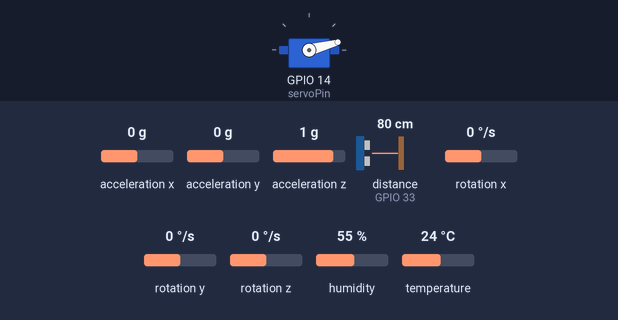
Bench run of a program on a simulated ESP32. Parts: servo. The test bench sets the inputs (shaded band); at power-on: acceleration x 0 g, acceleration y 0 g, acceleration z 1 g, distance to the obstacle (sensor on GPIO 33) 80 cm, rotation x 0 °/s, rotation y 0 °/s, rotation z 0 °/s, humidity 55 %, temperature 24 °C. The echo pulse lasts 58.3 µs per cm; WiFi joins after 1.5 s; servers stay silent unless stated; uploads are accepted with an empty reply; what the program prints to the serial monitor is not drawn.

Above: at 2.05 s.
At 4.2 s:
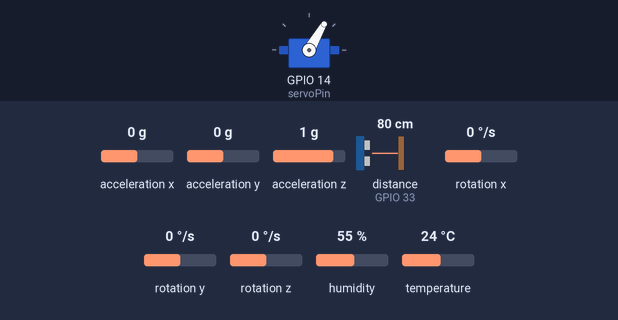
At 6.7 s:
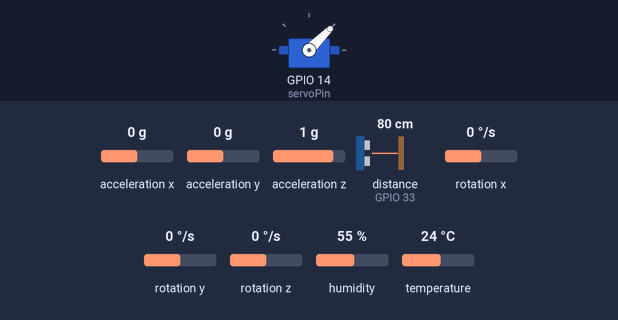
At 11.8 s:
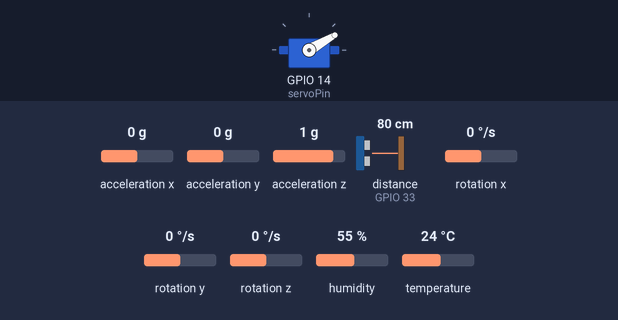
Timing chart, 0 to 14.9 s (numbered marks = the images above):
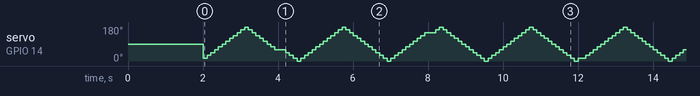

The program:

main.cpp
```cpp
#include <Arduino.h>
#include <ESP32Servo.h>
#include <HCSR04.h>
#include "MPU6050.h"
#include <Adafruit_Sensor.h>
#include <DHT.h>
#include <WiFi.h>
#include <HTTPClient.h>

#define DHTPIN 18     // Pin de datos para el DHT11
#define DHTTYPE DHT11 // Tipo de sensor, puedes cambiar por DHT22
#define SECRET_SSID "POCO F5 Pro"
#define SECRET_PASS "necesitados"

///////please enter your sensitive data in the Secret tab/arduino_secrets.h
/////// WiFi Settings ///////
char ssid[] = SECRET_SSID;
char pass[] = SECRET_PASS;

float humedad;
float temperaturaC;
float temperaturaF;
float sensacionC;
float sensacionF;
float distance = -1;

int servoPin = 14;
int trigPin = 32;
int echoPin = 33;
int sdaPin = 21;
int sclPin = 22;
int16_t ax, ay, az;

Servo servo;
UltraSonicDistanceSensor distanceSensor(trigPin, echoPin);
MPU6050 mpu;
DHT sensorDHT(DHTPIN, DHTTYPE); // Crear el objeto de tipo DHT

String serverAddress = "https://iot-backend-production.up.railway.app/update"; // server address

int status = WL_IDLE_STATUS;
int count = 0;

unsigned long previousMillisServo = 0; // Almacena el último tiempo registrado
unsigned long previousMillisMPU = 0;   // Almacena el último tiempo registrado
unsigned long previousMillisDHT = 0;   // Almacena el último tiempo registrado
unsigned long previousMillisWS = 0;
const unsigned long intervalServo = 100;
const unsigned long intervalMPU = 100;
const unsigned long intervalDHT = 100;
const unsigned long intervalWS = 4000;
unsigned int servoPos = 0;
int incremento = 15;

// put function declarations here:
void updateServoPos();
void readAccel();
void temperatureSensor();
void sendDataToWS();

void setup()
{
  // put your setup code here, to run once:
  Serial.begin(9600);
  WiFi.mode(WIFI_STA);
  WiFi.begin(ssid, pass);
  Serial.print("Connecting to WiFi ..");
  while (WiFi.status() != WL_CONNECTED)
  {
    Serial.print('.');
    delay(1000);
  }
  Serial.println(WiFi.localIP());

  Wire.begin();
  sensorDHT.begin();

  // Allow allocation of all timers
  ESP32PWM::allocateTimer(0);
  ESP32PWM::allocateTimer(1);
  ESP32PWM::allocateTimer(2);
  ESP32PWM::allocateTimer(3);
  servo.setPeriodHertz(50); // standard 50 hz servo
  servo.attach(servoPin, 1000, 2000);
  mpu.initialize();
}

void loop()
{
  // put your main code here, to run repeatedly:
  updateServoPos();
  readAccel();
  temperatureSensor();
  sendDataToWS();
}

void sendDataToWS()
{
  unsigned long currentMillisWS = millis();
  if (currentMillisWS - previousMillisWS >= intervalWS)
  {
    previousMillisWS = currentMillisWS; // Actualiza el tiempo anterior
    Serial.println("Sending data to WS");
    HTTPClient http;
    String serverPath = serverAddress + "?temp=" + String(temperaturaC) + "&ax=" + String(ax) + "&ay=" + String(ay) + "&az=" + String(az) + "&servo=" + String(servoPos) + "&ultra=" + String(distance);
    // Your Domain name with URL path or IP address with path
    http.begin(serverPath.c_str());

    // Send HTTP GET request
    int httpResponseCode = http.GET();
    // Free resources
    http.end();
  }
}

void readAccel()
{
  unsigned long currentMillis = millis();

  if (currentMillis - previousMillisMPU >= intervalMPU)
  {
    previousMillisMPU = currentMillis; // Actualiza el tiempo anterior
    mpu.getAcceleration(&ax, &ay, &az);
    // Serial.print("a/g:\t");
    // Serial.print(ax);
    // Serial.print("\t");
    // Serial.print(ay);
    // Serial.print("\t");
    // Serial.println(az);
  }
}

void temperatureSensor()
{

  unsigned long currentMillis = millis();

  if (currentMillis - previousMillisDHT >= intervalDHT)
  {
    previousMillisDHT = currentMillis; // Actualiza el tiempo anterior

    // Lectura de sensores
    // float humedad = sensorDHT.readHumidity();
    temperaturaC = sensorDHT.readTemperature();
    // float temperaturaF = sensorDHT.readTemperature(true);

    // Verifica si las lecturas son válidas
    if (isnan(temperaturaC))
    {
      Serial.println("Error en la lectura del sensor");
      return; // Reinicia el loop si hay un error
    }

    // Calcula la sensación térmica
    // float sensacionC = sensorDHT.computeHeatIndex(temperaturaC, humedad, false);
    // float sensacionF = sensorDHT.computeHeatIndex(temperaturaF, humedad);

    // Imprime los resultados
    // Serial.print("Temperatura: ");
    // Serial.print(temperaturaC);
    // Serial.println(" ºC");
  }
}

void updateServoPos()
{
  unsigned long currentMillisServo = millis();
  if (currentMillisServo - previousMillisServo >= intervalServo)
  {
    previousMillisServo = currentMillisServo; // Actualiza el tiempo anterior
    // Mover el servo en incrementos de 15 grados
    servoPos += incremento;

    // Si el ángulo supera 180, cambiar la dirección
    if (servoPos >= 180)
    {
      servoPos = 180;
      incremento = -15; // Cambiar la dirección del movimiento
    }
    // Si el ángulo es menor a 0, cambiar la dirección
    if (servoPos <= 0)
    {
      servoPos = 0;
      incremento = 15; // Cambiar la dirección del movimiento
    }
    // Serial.print("Servo position: ");
    // Serial.print(servoPos);
    // Serial.print(" Distance (cm): ");
    distance = distanceSensor.measureDistanceCm();
    // Serial.println(distance);

    servo.write(servoPos);
  }
}
```

Measured:
- by itself, servo on GPIO 14 (servoPin): moves between 0° and 180°, repeating every 9.9 s
